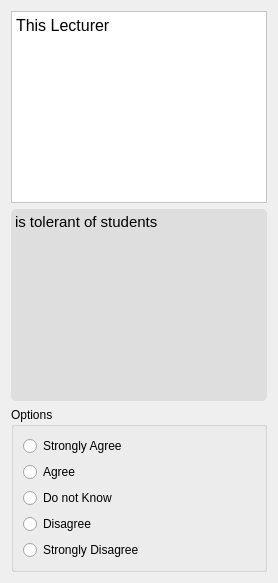
                   <widget class="QWidget" name="page_44">
                    <layout class="QVBoxLayout" name="verticalLayout_124">
                     <item>
                      <widget class="QTextBrowser" name="textBrowser_95">
                       <property name="styleSheet">
                        <string notr="true">background-color: rgb(255, 255, 255);</string>
                       </property>
                       <property name="html">
                        <string>&lt;!DOCTYPE HTML PUBLIC &quot;-//W3C//DTD HTML 4.0//EN&quot; &quot;http://www.w3.org/TR/REC-html40/strict.dtd&quot;&gt;
&lt;html&gt;&lt;head&gt;&lt;meta name=&quot;qrichtext&quot; content=&quot;1&quot; /&gt;&lt;style type=&quot;text/css&quot;&gt;
p, li { white-space: pre-wrap; }
&lt;/style&gt;&lt;/head&gt;&lt;body style=&quot; font-family:'Comic Sans MS'; font-size:10pt; font-weight:400; font-style:normal;&quot;&gt;
&lt;p style=&quot; margin-top:0px; margin-bottom:0px; margin-left:0px; margin-right:0px; -qt-block-indent:0; text-indent:0px;&quot;&gt;&lt;span style=&quot; font-family:'consolas'; font-size:12pt;&quot;&gt;This Lecturer&lt;/span&gt;&lt;/p&gt;&lt;/body&gt;&lt;/html&gt;</string>
                       </property>
                      </widget>
                     </item>
                     <item>
                      <widget class="QTextBrowser" name="textBrowser_96">
                       <property name="styleSheet">
                        <string notr="true">background-color: rgb(222, 222, 222);
border-radius: 5px;</string>
                       </property>
                       <property name="html">
                        <string>&lt;!DOCTYPE HTML PUBLIC &quot;-//W3C//DTD HTML 4.0//EN&quot; &quot;http://www.w3.org/TR/REC-html40/strict.dtd&quot;&gt;
&lt;html&gt;&lt;head&gt;&lt;meta name=&quot;qrichtext&quot; content=&quot;1&quot; /&gt;&lt;style type=&quot;text/css&quot;&gt;
p, li { white-space: pre-wrap; }
&lt;/style&gt;&lt;/head&gt;&lt;body style=&quot; font-family:'Comic Sans MS'; font-size:10pt; font-weight:400; font-style:normal;&quot;&gt;
&lt;p style=&quot; margin-top:0px; margin-bottom:0px; margin-left:0px; margin-right:0px; -qt-block-indent:0; text-indent:0px;&quot;&gt;&lt;span style=&quot; font-family:'consolas'; font-size:11pt;&quot;&gt;is tolerant of students&lt;/span&gt;&lt;/p&gt;&lt;/body&gt;&lt;/html&gt;</string>
                       </property>
                      </widget>
                     </item>
                     <item>
                      <widget class="QGroupBox" name="groupBox_32">
                       <property name="styleSheet">
                        <string notr="true">QRadionButton:{
	font: 10pt &quot;Comic Sans MS&quot;;
}</string>
                       </property>
                       <property name="title">
                        <string>Options</string>
                       </property>
                       <property name="flat">
                        <bool>false</bool>
                       </property>
                       <layout class="QVBoxLayout" name="verticalLayout_125">
                        <item>
                         <layout class="QVBoxLayout" name="verticalLayout_126">
                          <item>
                           <widget class="QRadioButton" name="radioButton_6_6">
                            <property name="styleSheet">
                             <string notr="true"/>
                            </property>
                            <property name="text">
                             <string>Strongly Agree</string>
                            </property>
                           </widget>
                          </item>
                          <item>
                           <widget class="QRadioButton" name="radioButton_6_7">
                            <property name="text">
                             <string>Agree</string>
                            </property>
                           </widget>
                          </item>
                          <item>
                           <widget class="QRadioButton" name="radioButton_6_8">
                            <property name="text">
                             <string>Do not Know</string>
                            </property>
                           </widget>
                          </item>
                          <item>
                           <widget class="QRadioButton" name="radioButton_6_9">
                            <property name="text">
                             <string>Disagree</string>
                            </property>
                           </widget>
                          </item>
                          <item>
                           <widget class="QRadioButton" name="radioButton_6_10">
                            <property name="text">
                             <string>Strongly Disagree</string>
                            </property>
                           </widget>
                          </item>
                         </layout>
                        </item>
                       </layout>
                      </widget>
                     </item>
                    </layout>
                   </widget>
